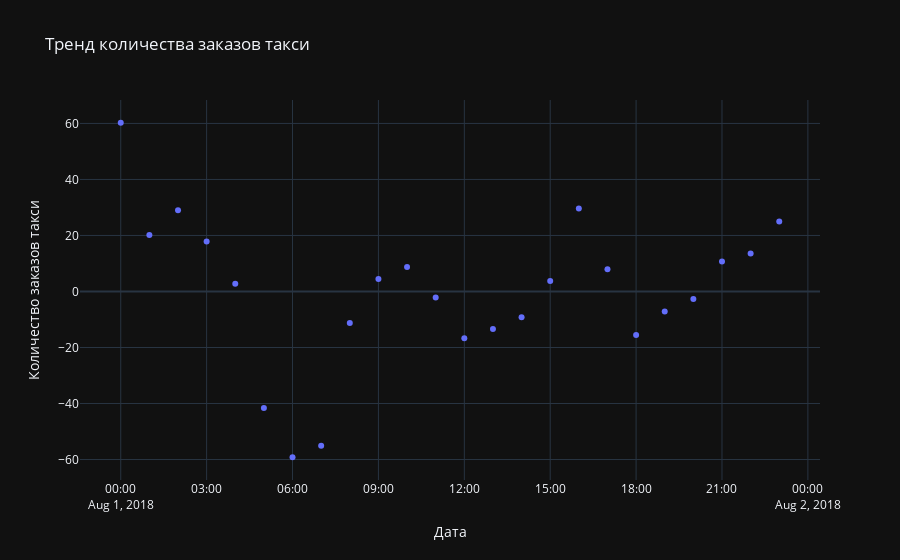

Write notebook code for a chart like this one.
### Markdown cell above
Наблюдается тренд увеличения количества заказов такси. Также видим падение количества заказов по ночам.

Посмотрим есть ли какая-то сезонность.

### Code cell
fig = px.scatter(
    decompose.seasonal['2018-08-01':'2018-08-01'],
    title='Тренд количества заказов такси'
)

fig.update_xaxes(
    title='Дата'
)

fig.update_yaxes(
    title='Количество заказов такси'
)

fig.update_layout(
    showlegend=False
)

fig.show()

### Figure 1 — Plotly figure (JSON) as saved in the notebook; plotly's stock layout.template omitted (floating-point values rounded to 4 significant figures)
{"data": [{"hovertemplate": "variable=seasonal<br>datetime=%{x}<br>value=%{y}<extra></extra>", "legendgroup": "seasonal", "marker": {"color": "#636efa", "symbol": "circle"}, "mode": "markers", "name": "seasonal", "orientation": "v", "showlegend": true, "x": ["2018-08-01T00:00:00", "2018-08-01T01:00:00", "2018-08-01T02:00:00", "2018-08-01T03:00:00", "2018-08-01T04:00:00", "2018-08-01T05:00:00", "2018-08-01T06:00:00", "2018-08-01T07:00:00", "2018-08-01T08:00:00", "2018-08-01T09:00:00", "2018-08-01T10:00:00", "2018-08-01T11:00:00", "2018-08-01T12:00:00", "2018-08-01T13:00:00", "2018-08-01T14:00:00", "2018-08-01T15:00:00", "2018-08-01T16:00:00", "2018-08-01T17:00:00", "2018-08-01T18:00:00", "2018-08-01T19:00:00", "2018-08-01T20:00:00", "2018-08-01T21:00:00", "2018-08-01T22:00:00", "2018-08-01T23:00:00"], "xaxis": "x", "y": [60.25, 20.18, 28.98, 17.89, 2.791, -41.56, -59.18, -55.1, -11.21, 4.444, 8.759, -2.133, -16.72, -13.35, -9.192, 3.732, 29.6, 7.92, -15.53, -7.124, -2.697, 10.67, 13.6, 25.0], "yaxis": "y", "type": "scatter"}], "layout": {"xaxis": {"anchor": "y", "domain": [0.0, 1.0], "title": {"text": "Дата"}}, "yaxis": {"anchor": "x", "domain": [0.0, 1.0], "title": {"text": "Количество заказов такси"}}, "legend": {"title": {"text": "variable"}, "tracegroupgap": 0}, "title": {"text": "Тренд количества заказов такси"}, "showlegend": false}}
